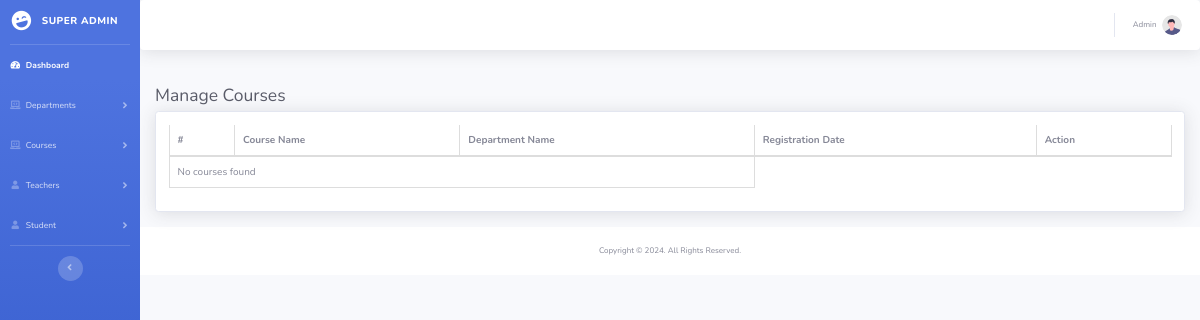
/admin/managecourse.php (signed in), run on an earlier commit of the app's database.
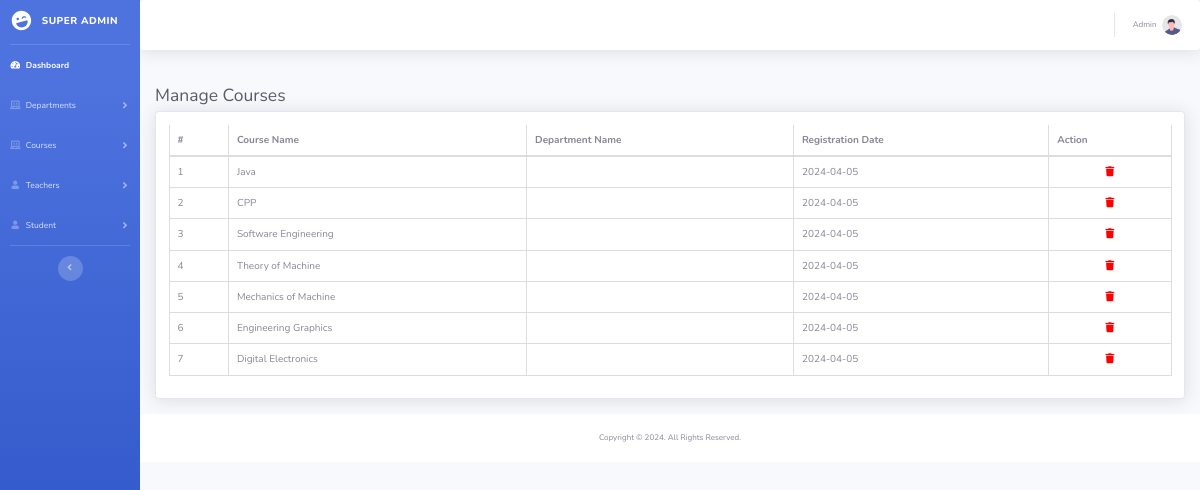
And on a later commit of the database.
### tables this page shows
CREATE TABLE `tblcourses` (
  `id` int(255) NOT NULL,
  `course_name` varchar(255) NOT NULL,
  `department_id` varchar(255) NOT NULL,
  `reg_date` date NOT NULL
);

### admin/managecourse.php (the view, shortened to what this page needs)
<?php session_start();
if(strlen($_SESSION['aid'])==0)
  {
header('location:index.php');
}
else{
include 'header.php';
?>
<div class="container-fluid">
    <h1 class="h3 mb-2 text-gray-800">Manage Courses</h1>
    <div class="card shadow mb-4">
        <div class="card-body ">
            <div class="table-responsive">
                <table class="table table-bordered" id="example1" width="100%" cellspacing="0">
                    <thead>
                        <tr>
                            <th>#</th>
                            <th>Course Name</th>
                            <th>Department Name</th>
                            <th>Registration Date</th>
                            <th>Action</th>
                        </tr>
                    </thead>
                    <tbody>
                        <?php
                        include '../db.php';
                        $sql = "SELECT * from tblcourses";
                        $result = $conn->query($sql);
                        if ($result->num_rows > 0) {
                            $cnt = 1;
                            while ($row = $result->fetch_assoc()) {
                        ?>
                                <tr>
                                <td><?php echo $cnt++; ?></td>
                                <td><?php echo $row["course_name"]; ?></td>
                                    <td><?php echo $row["department_name"]; ?></td>
                                    <td><?php echo $row["reg_date"]; ?></td>
                                    <td><center><a href="managecourse.php?action=delete&id=<?php echo $row['id']; ?>"><i class="fas fa-trash" style="color: red"></i></a></center></td>
                                </tr>
                        <?php
                            }
                        } else {
                            echo "<tr><td colspan='3'>No courses found</td></tr>";
                        }
                        ?>
                    </tbody>
                </table>
            </div>
        </div>
    </div>
</div>
<?php
include 'footer.php';
}
?>

What changed in the data, as far as the page shows it:
added tblcourses: course_name "Java", reg_date "2024-04-05"
added tblcourses: course_name "CPP", reg_date "2024-04-05"
added tblcourses: course_name "Software Engineering", reg_date "2024-04-05"
added tblcourses: course_name "Theory of Machine", reg_date "2024-04-05"
added tblcourses: course_name "Mechanics of Machine", reg_date "2024-04-05"
added tblcourses: course_name "Engineering Graphics", reg_date "2024-04-05"
added tblcourses: course_name "Digital Electronics", reg_date "2024-04-05"
Also different on the page:
text no longer shown: "No courses found"
